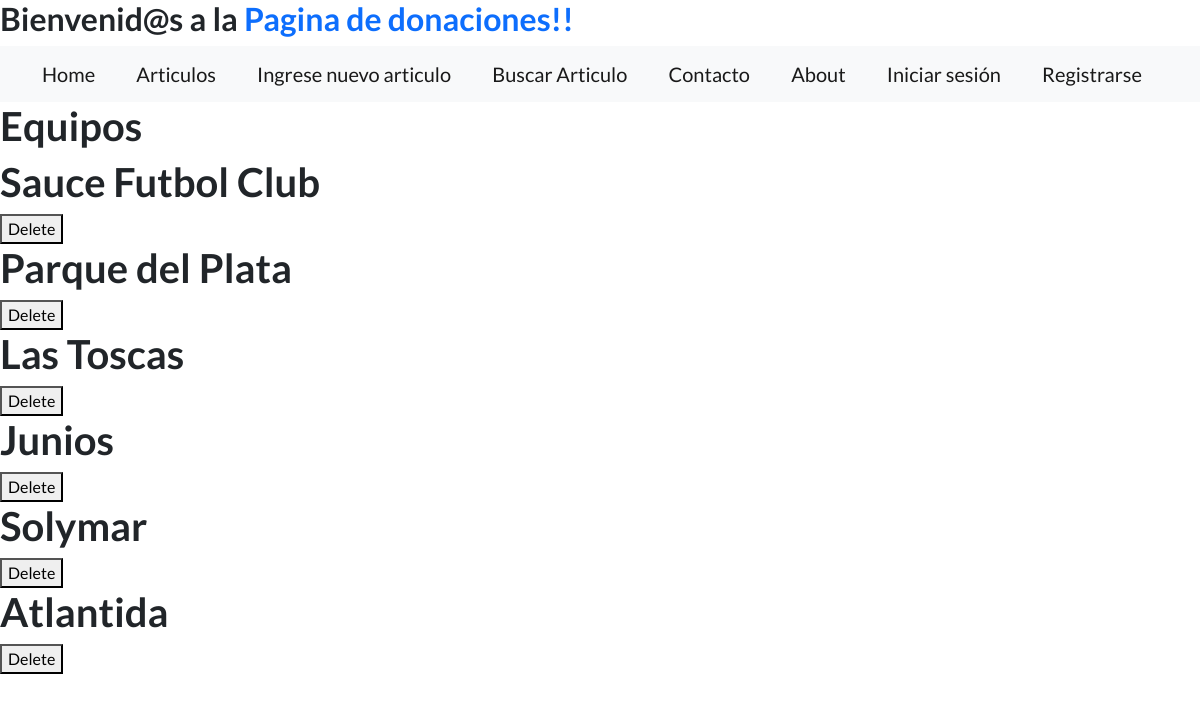
/Equipo/, run on an earlier commit of the app's database.
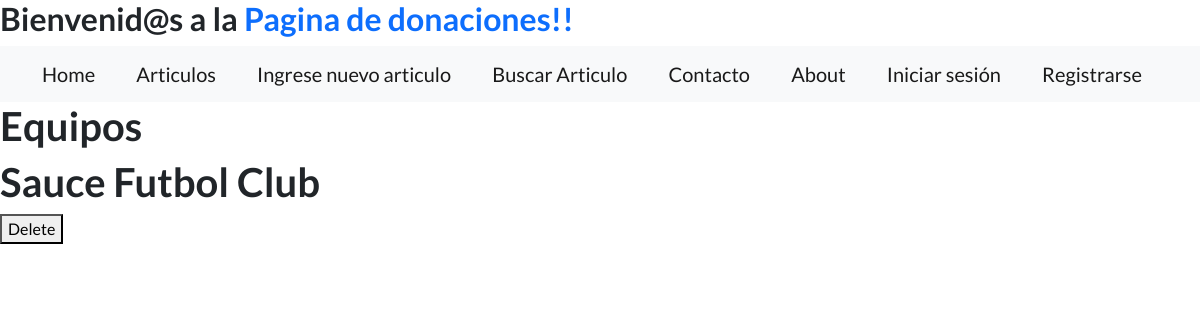
And on a later commit of the database.
### MyAPP/models.py (models this page shows, shortened)
class Equipos(models.Model):
    name = models.CharField(max_length=200)

### MyAPP/views.py (the view)
# urls.py: path('Equipo/', views.Equipo, name='Equipo'),
def Equipo(request):
    equipos = Equipos.objects.all()
    return render(request, 'Equipo.html', {'equipos': equipos})

### MyAPP/templates/Equipo.html (shortened to what this page needs)
{% extends 'base.html' %}
{% block content %}
<h1>Equipos</h1>
{% for equipo in equipos %}
  <div>
    <h1>{{ equipo.name }}</h1>
    <form method="post" action="{% url 'eliminar_equipo' equipo.id %}">
      <button type="submit" onclick="return confirm('¿Estás seguro de que deseas eliminar este equipo?')">Delete</button>
    </form>
  </div>
{% endfor %}
{% endblock %}

What changed in the data, as far as the page shows it:
removed Equipos: name "Parque del Plata"
removed Equipos: name "Las Toscas"
removed Equipos: name "Junios"
removed Equipos: name "Solymar"
removed Equipos: name "Atlantida"
